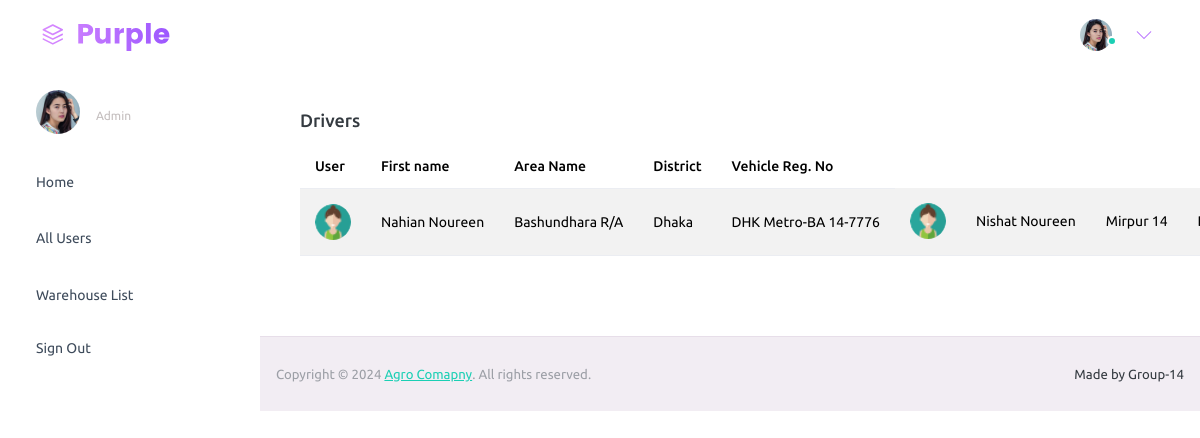
Screenshot of /adminpages/admin-driverlist.php with the database file from the repository.
### tables this page shows
CREATE TABLE `driver_t` (
  `DriverID` varchar(20) NOT NULL,
  `FName` varchar(50) NOT NULL,
  `LName` varchar(50) NOT NULL,
  `AreaName` varchar(50) NOT NULL,
  `District` varchar(50) NOT NULL,
  `Division` varchar(20) DEFAULT NULL,
  `ContactNumber` varchar(15) NOT NULL,
  `VehicleID` varchar(20) DEFAULT NULL,
  `DeliveryID` varchar(20) DEFAULT NULL
);

### adminpages/admin-driverlist.php (the view, shortened to what this page needs)
<?php
  include '../backend/connect.php';
?>
<!DOCTYPE html>
<html lang="en">
  <head>
    <link rel="stylesheet" href="../assets/vendors/mdi/css/materialdesignicons.min.css">
    <link rel="stylesheet" href="../assets/vendors/ti-icons/css/themify-icons.css">
    <link rel="stylesheet" href="../assets/vendors/css/vendor.bundle.base.css">
    <link rel="stylesheet" href="../assets/vendors/font-awesome/css/font-awesome.min.css">
    <link rel="stylesheet" href="../assets/vendors/font-awesome/css/font-awesome.min.css" />
    <link rel="stylesheet" href="../assets/vendors/bootstrap-datepicker/bootstrap-datepicker.min.css">
    <link rel="stylesheet" href="../assets/css/style.css">
  </head>
  <body>
    <div class="container-scroller">
      <nav class="navbar default-layout-navbar col-lg-12 col-12 p-0 fixed-top d-flex flex-row">
        <div class="text-center navbar-brand-wrapper d-flex align-items-center justify-content-start">
          <a class="navbar-brand brand-logo" href="index.html"><img src="../assets/images/logo.svg" alt="logo" /></a>
        </div>
        <div class="navbar-menu-wrapper d-flex align-items-stretch">
          <button class="navbar-toggler navbar-toggler align-self-center" type="button" data-toggle="minimize">
            <span class="mdi mdi-menu"></span>
          </button>
          <ul class="navbar-nav navbar-nav-right">
            <li class="nav-item nav-profile dropdown">
              <a class="nav-link dropdown-toggle" id="profileDropdown" href="#" data-bs-toggle="dropdown" aria-expanded="false">
                <div class="nav-profile-img">
                  <img src="../assets/images/faces/face23.jpg" alt="image">
                  <span class="availability-status online"></span>
                </div>
              </a>
            </li>
          </ul>
        </div>
      </nav>
      <div class="container-fluid page-body-wrapper">
        <nav class="sidebar sidebar-offcanvas" id="sidebar">
          <ul class="nav">
            <li class="nav-item nav-profile">
              <a href="#" class="nav-link">
                <div class="nav-profile-image">
                  <img src="../assets/images/faces/face23.jpg" alt="profile" />
                </div>
                <div class="nav-profile-text d-flex flex-column">
                  <span class="text-secondary text-small">Admin</span>
                </div>
                <i class="mdi mdi-bookmark-check text-success nav-profile-badge"></i>
              </a>
            </li>
            <li class="nav-item">
              <a class="nav-link" href="../admin.php">
                <span class="menu-title">Home</span>
                <i class="mdi mdi-home menu-icon"></i>
              </a>
            </li>
            <li class="nav-item">
              <a class="nav-link" data-bs-toggle="collapse" href="#ui-basic" aria-expanded="false" aria-controls="ui-basic">
                <span class="menu-title">All Users</span>
                <i class="menu-arrow"></i>
                <i class="mdi mdi-crosshairs-gps menu-icon"></i>
              </a>
            </li>
            <li class="nav-item">
              <a class="nav-link" data-bs-toggle="collapse" href="#auth" aria-expanded="false" aria-controls="auth">
                <span class="menu-title">Warehouse List</span>
                <i class="menu-arrow"></i>
                <i class="mdi mdi-lock menu-icon"></i>
              </a>
            </li>
            <li class="nav-item">
              <a class="nav-link" href="../login.html">
                <span class="menu-title">Sign Out</span>
              </a>
            </li>
          </ul>
        </nav>
        <div class="main-panel">
            <div class="col-lg-12 grid-margin stretch-card">
                <div class="card">
                  <div class="card-body">
                    <h4 class="card-title">Drivers</h4>
                    <table class="table table-striped">
                      <thead>
                        <tr>
                          <th> User </th>
                          <th> First name </th>
                          <th> Area Name </th>
                          <th> District </th>
                          <th> Vehicle Reg. No </th>
                        </tr>
                      </thead>
                      <tbody>
                        <?php
                          $sql = "SELECT * FROM driver_t";
                          $result = $conn->query($sql);
                          echo "<tr>";
                          while ($row = mysqli_fetch_array($result)) {
                            echo "<td ClassName='py-1'>";
                            echo "<img src='../assets/images/faces-clipart/pic-3.png' " . "alt=image' /></td>";
                            $first_name = $row['FName'];
                            $last_name = $row['LName'];
                            $area_name = $row['AreaName'];
                            $district = $row['District'];
                            $vehicle_id = $row['VehicleID'];
                            $user_name = $first_name . " " . $last_name;
                            echo "<td>" . $user_name . "</td>";
                            echo "<td>" . $area_name . "</td>";
                            echo "<td>" . $district . "</td>";
                            echo "<td>" . $vehicle_id . "</td>";
                          }
                        ?>
                      </tbody>
                    </table>
                  </div>
                </div>
              </div>
          <footer class="footer">
            <div class="d-sm-flex justify-content-center justify-content-sm-between">
              <span class="text-muted text-center text-sm-left d-block d-sm-inline-block">Copyright © 2024 <a href="#">Agro Comapny</a>. All rights reserved.</span>
              <span class="float-none float-sm-right d-block mt-1 mt-sm-0 text-center">Made by Group-14</span>
            </div>
          </footer>
        </div>
      </div>
    </div>
  </body>
</html>

### rows the page displays
driver_t: user_name "Nahian Noureen", AreaName "Bashundhara R/A", District "Dhaka", VehicleID "DHK Metro-BA 14-7776"
driver_t: user_name "Nishat Noureen", AreaName "Mirpur 14"
